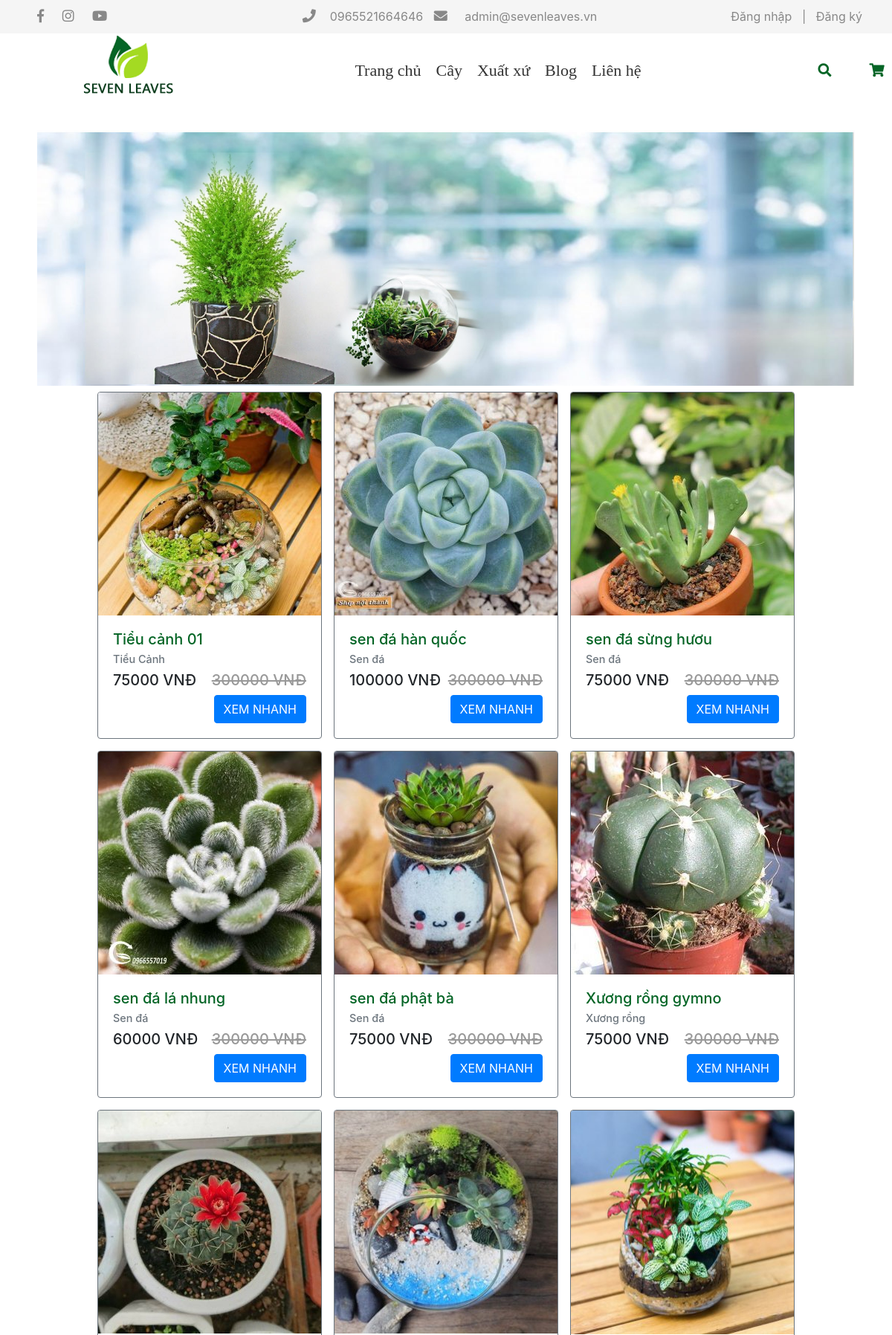
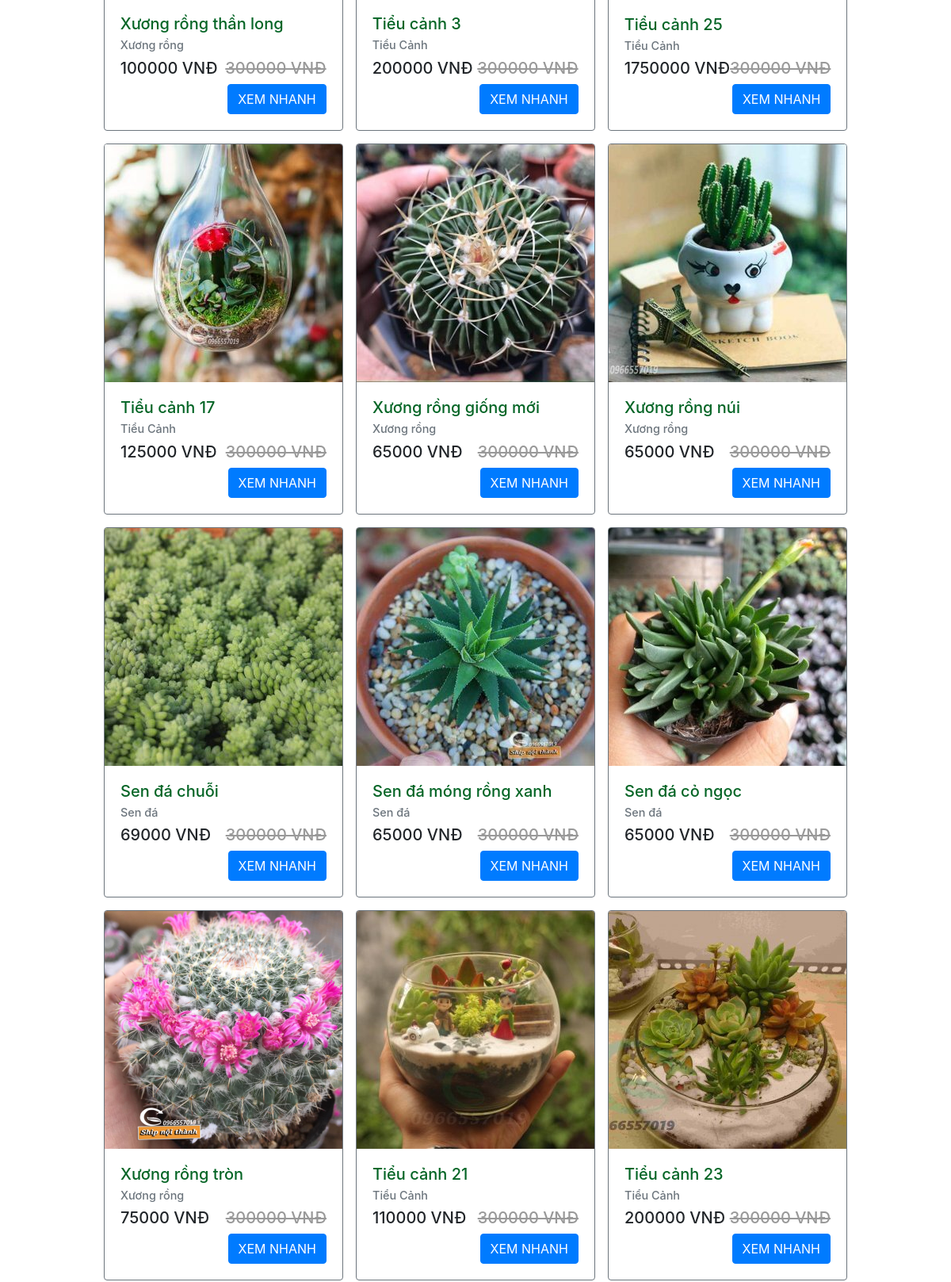
Page /index.php?p=2 (upper part) on the committed database (2 pictures, top to bottom).
### tables this page shows
CREATE TABLE `sanpham` (
  `MaSanPham` int(11) NOT NULL,
  `TenSanPham` varchar(45) NOT NULL,
  `HinhURL` varchar(45) NOT NULL,
  `GiaSanPham` int(11) NOT NULL,
  `NgayNhap` date NOT NULL,
  `SoLuongTon` int(11) NOT NULL,
  `SoLuongBan` int(11) NOT NULL,
  `SoLuotXem` int(11) NOT NULL,
  `MoTa` text NOT NULL,
  `BiXoa` int(11) NOT NULL,
  `MaLoaiSanPham` int(11) NOT NULL,
  `MaHangSanXuat` int(11) NOT NULL
);

CREATE TABLE `loaisanpham` (
  `MaLoaiSanPham` int(11) NOT NULL,
  `TenLoaiSanPham` varchar(64) NOT NULL,
  `BiXoa` tinyint(1) NOT NULL
);

### BUS/SanPham_BUS.php (called while the page is built, shortened)
<?php
include_once __DIR__ . '/../DAO/SanPham_DAO.php';
include_once __DIR__ . '/../DTO/SanPham_DTO.php';
class SanPham_BUS
{
    public $SP;
    public function __construct()
    {
        $this->SP = new SanPham_DAO();
    }
    public function LoadTatCaSanPham()
    {
        $result = $this->SP->LoadTatCaSanPham();
        $danhSachSanPham = array();
        if ($result->num_rows > 0) {
            while ($row = $result->fetch_assoc()) {
                $sp = new SanPham();
                $sp->setTenSanPham($row['TenSanPham']);
                $sp->setHinhURL($row['HinhURL']);
                $sp->setGiaSanPham($row['GiaSanPham']);
                $sp->setMoTa($row['MoTa']);
                $sp->setMaSanPham($row['MaSanPham']);
                $sp->setMaLoaiSanPham($row['MaLoaiSanPham']);
                $sp->setMaHangSanXuat($row['MaHangSanXuat']);
                $danhSachSanPham[] = $sp;
            }
        }
        return $danhSachSanPham;
    }
}

### DAO/DB.php (called while the page is built, shortened)
<?php
class DB
{
    var $host       = 'localhost';
    var $user       = 'root';
    var $password   = '';
    var $database   = 'quanlycaycanhstore';
    public function ExcuteQuery($sql){
        $connection = new mysqli($this->host, $this->user, $this->password, $this->database) or die('Không thể kết nối database');
        mysqli_set_charset($connection,'UTF8');
        $result = mysqli_query($connection, $sql);
        return $result;
    }
}
?>

### DAO/SanPham_DAO.php (called while the page is built, shortened)
<?php
    include_once 'DB.php';
    class SanPham_DAO{
        public function LoadTatCaSanPham(){
            $truyvan = 'select TenSanPham, HinhURL, GiaSanPham, MoTa, MaSanPham, MaLoaiSanPham, MaHangSanXuat from sanpham';
            $db = new DB();
            $ketQua = $db->ExcuteQuery($truyvan);
            return $ketQua;
        }
    }
?>

### DTO/SanPham_DTO.php (called while the page is built, shortened)
<?php
    class SanPham{
        private $TenSanPham;
        private $HinhURL;
        private $GiaSanPham;
        private $MaLoaiSanPham;
        private $MaSanPham;
        private $MoTa;
        public function getMaLoaiSanPham()
        {
            return $this->MaLoaiSanPham;
        }
        public function getMoTa()
        {
            return $this->MoTa;
        }
        public function getGiaSanPham()
        {
            return $this->GiaSanPham;
        }
        public function getHinhURL()
        {
            return $this->HinhURL;
        }
        public function getTenSanPham()
        {
            return $this->TenSanPham;
        }
        public function getMaSanPham()
        {
            return $this->MaSanPham;
        }
        public function setTenSanPham($TenSanPham): void
        {
            $this->TenSanPham = $TenSanPham;
        }
        public function setMoTa($MoTa): void
        {
            $this->MoTa = $MoTa;
        }
        public function setMaLoaiSanPham($MaLoaiSanPham): void
        {
            $this->MaLoaiSanPham = $MaLoaiSanPham;
        }
        public function setHinhURL($HinhURL): void
        {
            $this->HinhURL = $HinhURL;
        }
        public function setGiaSanPham($GiaSanPham): void
        {
            $this->GiaSanPham = $GiaSanPham;
        }
        public function setMaSanPham($MaSanPham): void
        {
            $this->MaSanPham = $MaSanPham;
        }
    }
?>

### BUS/LoaiSanPham_BUS.php (called while the page is built, shortened)
<?php
include_once __DIR__ . '/../DAO/LoaiSanPham_DAO.php';
class LoaiSanPham_BUS
{
    public $LSP;
    public function __construct()
    {
        $this->LSP = new LoaiSanPham_DAO();
    }
    public function getTenLoaiSanPham($MaLoai)
    {
        return $this->LSP->getTenLoaiSanPham($MaLoai);
    }
}

### DAO/LoaiSanPham_DAO.php (called while the page is built, shortened)
<?php
include_once 'DB.php';
class LoaiSanPham_DAO
{
    public function getTenLoaiSanPham($MaLoai)
    {
        $sql = 'SELECT TenLoaiSanPham FROM loaisanpham WHERE MaLoaiSanPham='.$MaLoai;
        $db = new DB();
        $ketQua = $db->ExcuteQuery($sql);
        $row = $ketQua->fetch_assoc();
        return $row['TenLoaiSanPham'];
    }
}

### GUI/modules/mContent.php (the view, shortened to what this page needs)
<?php
include_once __DIR__.'/../../BUS/SanPham_BUS.php';
include_once __DIR__.'/../../BUS/LoaiSanPham_BUS.php';
$where = array();
$loadSP = new SanPham_BUS();
if ($where)
{
    $result = $loadSP->LoadSanPhamNhieuTieuChi($where);
}
else {
    if(isset($_GET["a"]))
    {
        $a = $_GET["a"];
        $result = $loadSP->LoadSanPhamByMaLoai($a);
    }
    else {
        if(isset($_GET["b"]))
        {
            $b = $_GET["b"];
            $result = $loadSP->LoadSanPhamByMaXuatXu($b);
        }
        else {
            $result = $loadSP->LoadTatCaSanPham();
        }
    }
}
$tenLoai = new LoaiSanPham_BUS();
foreach ($result as $loadSP) {
    echo'
        <div class="card border-secondary product mt-2 mr-2 ml-2 mb-2">
            <img class="card-img-top" src="admin/GUI/modules/upload/'.$loadSP->getHinhURL().'" alt="Card image cap">
            <div class="card-body">
                <h5 class="card-title" style="color:#056526; font-style: normal">'.$loadSP->getTenSanPham().'</h5>
                <h6 class="card-subtitle mb-2 text-muted" style="font-size:0.9rem">'.$tenLoai->getTenLoaiSanPham($loadSP->getMaLoaiSanPham()).'</h6>
                <div class="price-wrap h5">
                    <span>'.$loadSP->getGiaSanPham().' VNĐ</span> <del class="float-right" style="color: #999;">300000 VNĐ</del>
                </div>
                <button type="button" class="btn btn-primary float-right btnDetails" data-toggle="modal"
                        data-target="#details" data-price="'.$loadSP->getGiaSanPham().'" data-price_discount="190000" data-detail="'.$loadSP->getMoTa().'"
                        data-name="'.$loadSP->getTenSanPham().'" data-image="admin/GUI/modules/upload/'.$loadSP->getHinhURL().'" data-id="'.$loadSP->getMaSanPham().'">
                        XEM NHANH
                </button>
            </div>
        </div>
        ';
}

### GUI/css/DEFAULT.css (style rules this page uses)
body { margin: 0; padding: 0; box-sizing: border-box; overflow-x: hidden; }
body { margin: 0; }
* { margin: 0; padding: 0; box-sizing: border-box; }

### rows in the picture
sanpham: HinhURL (picture), TenSanPham "Tiểu cảnh 01", MaLoaiSanPham.TenLoaiSanPham "Tiểu Cảnh", GiaSanPham "75000"
sanpham: HinhURL (picture), TenSanPham "sen đá hàn quốc", MaLoaiSanPham.TenLoaiSanPham "Sen đá", GiaSanPham "100000"
sanpham: HinhURL (picture), TenSanPham "sen đá sừng hươu", MaLoaiSanPham.TenLoaiSanPham "Sen đá", GiaSanPham "75000"
sanpham: HinhURL (picture), TenSanPham "sen đá lá nhung", MaLoaiSanPham.TenLoaiSanPham "Sen đá", GiaSanPham "60000"
sanpham: HinhURL (picture), TenSanPham "sen đá phật bà", MaLoaiSanPham.TenLoaiSanPham "Sen đá", GiaSanPham "75000"
sanpham: HinhURL (picture), TenSanPham "Xương rồng gymno", MaLoaiSanPham.TenLoaiSanPham "Xương rồng", GiaSanPham "75000"
sanpham: HinhURL (picture), TenSanPham "Xương rồng thần long", MaLoaiSanPham.TenLoaiSanPham "Xương rồng", GiaSanPham "100000"
sanpham: HinhURL (picture), TenSanPham "Tiểu cảnh 3", MaLoaiSanPham.TenLoaiSanPham "Tiểu Cảnh", GiaSanPham "200000"
sanpham: HinhURL (picture), TenSanPham "Tiểu cảnh 25", MaLoaiSanPham.TenLoaiSanPham "Tiểu Cảnh", GiaSanPham "1750000"
sanpham: HinhURL (picture), TenSanPham "Tiểu cảnh 17", MaLoaiSanPham.TenLoaiSanPham "Tiểu Cảnh", GiaSanPham "125000"
sanpham: HinhURL (picture), TenSanPham "Xương rồng giống mới", MaLoaiSanPham.TenLoaiSanPham "Xương rồng", GiaSanPham "65000"
sanpham: HinhURL (picture), TenSanPham "Xương rồng núi", MaLoaiSanPham.TenLoaiSanPham "Xương rồng", GiaSanPham "65000"
sanpham: HinhURL (picture), TenSanPham "Sen đá chuỗi", MaLoaiSanPham.TenLoaiSanPham "Sen đá", GiaSanPham "69000"
sanpham: HinhURL (picture), TenSanPham "Sen đá móng rồng xanh", MaLoaiSanPham.TenLoaiSanPham "Sen đá", GiaSanPham "65000"
sanpham: HinhURL (picture), TenSanPham "Sen đá cỏ ngọc", MaLoaiSanPham.TenLoaiSanPham "Sen đá", GiaSanPham "65000"
sanpham: HinhURL (picture), TenSanPham "Xương rồng tròn", MaLoaiSanPham.TenLoaiSanPham "Xương rồng", GiaSanPham "75000"
sanpham: HinhURL (picture), TenSanPham "Tiểu cảnh 21", MaLoaiSanPham.TenLoaiSanPham "Tiểu Cảnh", GiaSanPham "110000"
sanpham: HinhURL (picture), TenSanPham "Tiểu cảnh 23", MaLoaiSanPham.TenLoaiSanPham "Tiểu Cảnh", GiaSanPham "200000"
